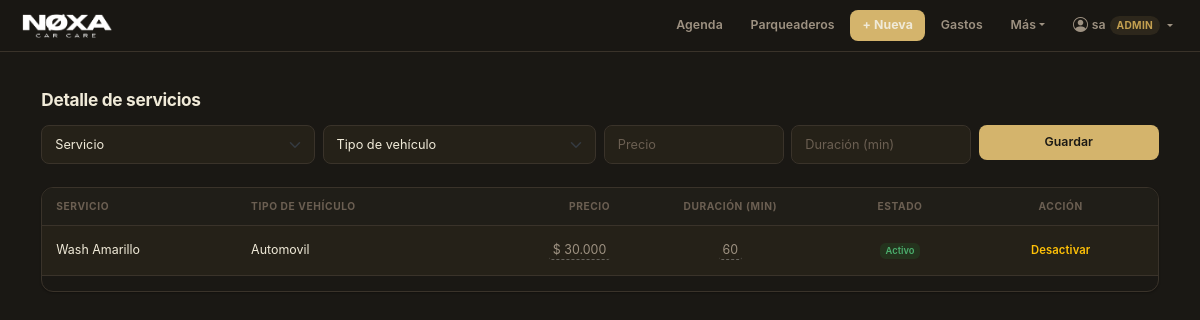
The page /service-prices (signed in) on the database its author committed.
### app.py (models this page shows, shortened)
class User(db.Model):
    __tablename__ = "users"
    id           = db.Column(db.Integer, primary_key=True)
    username     = db.Column(db.String(80), nullable=False, unique=True)
    password_hash= db.Column(db.String(256), nullable=False)
    role         = db.Column(db.String(20), nullable=False, default="operario")
    is_active    = db.Column(db.Boolean, default=True)
    created_at   = db.Column(db.DateTime, nullable=False, default=datetime.utcnow)
    must_change_password = db.Column(db.Boolean, default=False)

class ServicePrice(db.Model):
    __tablename__ = "service_prices"
    id = db.Column(db.Integer, primary_key=True)
    service_id = db.Column(db.Integer, db.ForeignKey("services.id"), nullable=False)
    vehicle_type_id = db.Column(db.Integer, db.ForeignKey("vehicle_types.id"), nullable=False)
    price = db.Column(db.Integer, nullable=False)  # sin decimales
    duration_minutes = db.Column(db.Integer, nullable=False)
    is_active = db.Column(db.Boolean, default=True)
    service = db.relationship("Service", backref=db.backref("prices", lazy=True))
    vehicle_type = db.relationship("VehicleType", backref=db.backref("service_prices", lazy=True))
    __table_args__ = (
        db.UniqueConstraint("service_id", "vehicle_type_id", name="uix_service_vehicle"),
    )

class Service(db.Model):
    __tablename__ = "services"
    id = db.Column(db.Integer, primary_key=True)
    name = db.Column(db.String(120), nullable=False, unique=True)
    duration_minutes = db.Column(db.Integer, nullable=False)
    is_active = db.Column(db.Boolean, default=True)

class VehicleType(db.Model):
    __tablename__ = "vehicle_types"
    id = db.Column(db.Integer, primary_key=True)
    name = db.Column(db.String(80), nullable=False, unique=True)
    is_active = db.Column(db.Boolean, default=True)
    created_at = db.Column(db.DateTime, nullable=False, default=datetime.utcnow)

### app.py (the view)
@app.route("/service-prices")
def service_prices_list():
    service_prices = (
        ServicePrice.query
        .join(Service)
        .join(VehicleType)
        .order_by(Service.name, VehicleType.name)
        .all()
    )
    services = Service.query.filter_by(is_active=True).order_by(Service.name).all()
    vehicle_types = VehicleType.query.filter_by(is_active=True).order_by(VehicleType.name).all()
    return render_template(
        "service_prices.html",
        service_prices=service_prices,
        services=services,
        vehicle_types=vehicle_types
    )

### app.py (called while the page is built)
@app.before_request
def require_login():
    endpoint = request.endpoint
    if endpoint in PUBLIC_ENDPOINTS:
        return
    user_id = session.get("user_id")
    if not user_id:
        return redirect(url_for("login", next=request.path))
    user = User.query.get(user_id)
    if not user or not user.is_active:
        session.clear()
        return redirect(url_for("login"))
    g.current_user = user
    if bool(user.must_change_password) and endpoint not in CHANGE_PWD_ENDPOINTS:
        flash("Debes cambiar tu contraseña antes de continuar.", "warning")
        return redirect(url_for("change_password"))
    if user.role == "operario" and endpoint not in OPERARIO_ENDPOINTS:
        flash("No tienes permiso para acceder a esa sección.", "danger")
        return redirect(url_for("calendar_view"))

@app.context_processor
def inject_user():
    return {"current_user": getattr(g, "current_user", None)}

### templates/service_prices.html (shortened to what this page needs)
{% extends "base.html" %}
{% block content %}
<div class="container mt-4">
  <h2 class="mb-3">Detalle de servicios</h2>
  <form method="POST" action="{{ url_for('service_prices_new') }}" class="row g-2 mb-4">
    <div class="col-12 col-md-3">
      <select name="service_id" class="form-select" required>
        <option value="">Servicio</option>
      </select>
    </div>
    <div class="col-12 col-md-3">
      <select name="vehicle_type_id" class="form-select" required>
        <option value="">Tipo de vehículo</option>
      </select>
    </div>
    <div class="col-6 col-md-2">
      <input type="number"
             name="price"
             class="form-control"
             placeholder="Precio"
             min="0"
             step="1"
             inputmode="numeric"
             pattern="[0-9]*"
             required>
    </div>
    <div class="col-6 col-md-2">
      <input type="number"
             name="duration_minutes"
             class="form-control"
             placeholder="Duración (min)"
             min="1"
             step="1"
             inputmode="numeric"
             pattern="[0-9]*"
             required>
    </div>
    <div class="col-12 col-md-2">
      <button type="submit" class="btn btn-primary w-100">
        Guardar
      </button>
    </div>
  </form>
  <div class="table-responsive">
    <table class="table table-dark table-hover align-middle">
      <thead>
        <tr>
          <th>Servicio</th>
          <th>Tipo de vehículo</th>
          <th class="text-end">Precio</th>
          <th class="text-center">Duración (min)</th>
          <th class="text-center">Estado</th>
          <th class="text-center">Acción</th>
        </tr>
      </thead>
      <tbody>
        {% for sp in service_prices %}
        <tr>
          <td>{{ sp.service.name }}</td>
          <td>{{ sp.vehicle_type.name }}</td>
          <td class="text-end">
            <span class="editable-cell"
                  data-id="{{ sp.id }}"
                  data-field="price"
                  data-value="{{ sp.price }}">
              $ {{ "{:,}".format(sp.price).replace(",", ".") }}
            </span>
          </td>
          <td class="text-center">
            <span class="editable-cell"
                  data-id="{{ sp.id }}"
                  data-field="duration_minutes"
                  data-value="{{ sp.duration_minutes }}">
              {{ sp.duration_minutes }}
            </span>
          </td>
          <td class="text-center">
            {% if sp.is_active %}
              <span class="badge bg-success">Activo</span>
            {% else %}
              <span class="badge bg-secondary">Inactivo</span>
            {% endif %}
          </td>
          <td class="text-center">
            <form method="POST"
                  action="{{ url_for('service_prices_toggle', price_id=sp.id) }}">
              {% if sp.is_active %}
                <button type="submit" class="btn btn-sm btn-outline-warning">
                  Desactivar
                </button>
              {% else %}
                <button type="submit" class="btn btn-sm btn-outline-success">
                  Activar
                </button>
              {% endif %}
            </form>
          </td>
        </tr>
        {% endfor %}
      </tbody>
    </table>
  </div>
</div>
{% endblock %}

### templates/base.html (shortened to what this page needs)
<!doctype html>
<html lang="es">
<head>
  <link href="https://cdn.jsdelivr.net/npm/bootstrap@5.3.3/dist/css/bootstrap.min.css" rel="stylesheet">
  <link href="https://cdn.jsdelivr.net/npm/bootstrap-icons@1.11.3/font/bootstrap-icons.min.css" rel="stylesheet">
</head>
<body>
<nav class="navbar navbar-expand-lg mb-0"
     style="background:rgba(26,24,20,0.95);backdrop-filter:blur(20px);-webkit-backdrop-filter:blur(20px);border-bottom:1px solid var(--border);">
  <div class="container-fluid px-3">
    <a class="navbar-brand" href="{{ url_for('calendar_view') }}" style="padding:0;">
      <img src="{{ url_for('static', filename='img/logotipo.png') }}" alt="Agenda Detailing" class="navbar-logo"
        onerror="this.style.display='none';this.insertAdjacentHTML('afterend','<span class=\'navbar-brand-text\'>Agenda</span>');">
    </a>
    <div class="collapse navbar-collapse justify-content-end" id="navbarContent">
      <div class="d-flex flex-column flex-lg-row align-items-lg-center gap-1 py-2 py-lg-0">
        <a class="nav-link-custom" href="{{ url_for('calendar_view') }}">Agenda</a>
        <a class="nav-link-custom" href="{{ url_for('parking_list') }}">Parqueaderos</a>
        <a class="nav-link-custom nav-link-accent" href="{{ url_for('new_appointment') }}">+ Nueva</a>
        <a class="nav-link-custom" href="{{ url_for('expenses_new') }}">Gastos</a>
        <div class="dropdown">
          <button class="nav-link-custom border-0 bg-transparent dropdown-toggle"
                  type="button" data-bs-toggle="dropdown" aria-expanded="false">Más</button>
        </div>
        {% if current_user %}
        <div class="dropdown">
          <button class="nav-link-custom border-0 bg-transparent dropdown-toggle d-flex align-items-center gap-1"
                  type="button" data-bs-toggle="dropdown" aria-expanded="false">
            <i class="bi bi-person-circle" style="font-size:1rem;"></i>
            <span>{{ current_user.username }}</span>
            <span style="font-size:0.68rem;padding:2px 7px;border-radius:20px;background:var(--accent-bg);color:var(--accent-dk);font-weight:700;text-transform:uppercase;letter-spacing:0.3px;">{{ current_user.role }}</span>
          </button>
        </div>
        {% endif %}
      </div>
    </div>
  </div>
</nav>
<div class="container-fluid px-3 px-lg-4 pt-3">
  {% block content %}{% endblock %}
</div>
</body>
</html>

### templates/base.html (style rules this page uses)
:root { color-scheme: dark; --bg: #1a1814; --bg2: #201e18; --surface: #252118; --surface2: #2e2a20; --border: #3a332a; --border2: rgba(212,180,108,0.25); --text: #f0ead8; --text2: #9e9282; --text3: #6b5f52; --accent: #d4b46c; --accent-dk: #c4a050; --accent-bg: rgba(212,180,108,0.10); --ink: #f0ead8; --radius: 12px; --radius-sm: 8px; --shadow: 0 1px 3px rgba(0,0,0,0.4), 0 4px 12px rgba(0,0,0,0.25); --shadow-sm: 0 1px 2px rgba(0,0,0,0.3); }
*, *::before, *::after { box-sizing: border-box; }
html, body { margin: 0; padding: 0; background-color: var(--bg) !important; color: var(--text); font-family: -apple-system, BlinkMacSystemFont, "Segoe UI", sans-serif; -webkit-font-smoothing: antialiased; font-size: 15px; }
.container-fluid, .container { background: transparent !important; }
h1, h2, h3, h4, h5, h6 { color: var(--text); font-weight: 700; letter-spacing: -0.3px; }
h2 { font-size: 1.15rem; }
p, span, td, li { color: var(--text2); }
.navbar-logo { height: 36px; width: auto; display: block; }
.nav-link-custom { color: var(--text2); text-decoration: none; font-size: 0.82rem; font-weight: 600; padding: 6px 12px; border-radius: var(--radius-sm); transition: color 0.15s, background 0.15s; letter-spacing: 0.1px; cursor: pointer; white-space: nowrap; }
.nav-link-accent { color: var(--ink) !important; background: var(--accent) !important; font-weight: 700; }
.btn { font-size: 0.82rem !important; font-weight: 600 !important; border-radius: var(--radius-sm) !important; padding: 8px 16px !important; transition: all 0.15s !important; box-shadow: none !important; letter-spacing: 0.1px; border: none !important; }
.btn-primary { background: var(--accent) !important; color: #1a1814 !important; }
.btn-sm { padding: 5px 12px !important; font-size: 0.75rem !important; }
.form-control, .form-select { background-color: var(--surface) !important; border: 1.5px solid var(--border) !important; color: var(--text) !important; border-radius: var(--radius-sm) !important; box-shadow: none !important; font-size: 0.85rem !important; padding: 9px 13px !important; transition: border-color 0.15s !important; }
.form-control::placeholder { color: var(--text3) !important; }
.table-dark { --bs-table-bg: var(--surface) !important; --bs-table-hover-bg: var(--bg) !important; --bs-table-border-color: var(--border) !important; color: var(--text) !important; font-size: 0.83rem; }
.table-dark thead th { background: var(--bg2) !important; color: var(--text3) !important; font-weight: 700 !important; font-size: 0.68rem !important; text-transform: uppercase !important; letter-spacing: 0.6px !important; border-bottom: 1px solid var(--border) !important; padding: 11px 14px !important; }
.table-dark td { padding: 11px 14px !important; vertical-align: middle !important; color: var(--text) !important; border-color: var(--border) !important; }
.table-responsive { border-radius: var(--radius); overflow: hidden; border: 1px solid var(--border); box-shadow: var(--shadow-sm); }
.badge.bg-success { background: rgba(30,126,52,0.20) !important; color: #4caf6e !important; font-weight: 600; }
nav.navbar { position: relative; z-index: 1040; }

### templates/service_prices.html (style rules this page uses)
.editable-cell { cursor: pointer; border-bottom: 1px dashed rgba(255,255,255,0.3); padding: 2px 4px; border-radius: 3px; transition: background 0.15s; }

### rows shown on the page
User: username "sa", role "ADMIN"
ServicePrice: service.name "Wash Amarillo", vehicle_type.name "Automovil", price "30.000", duration_minutes "60", is_active "Activo"
